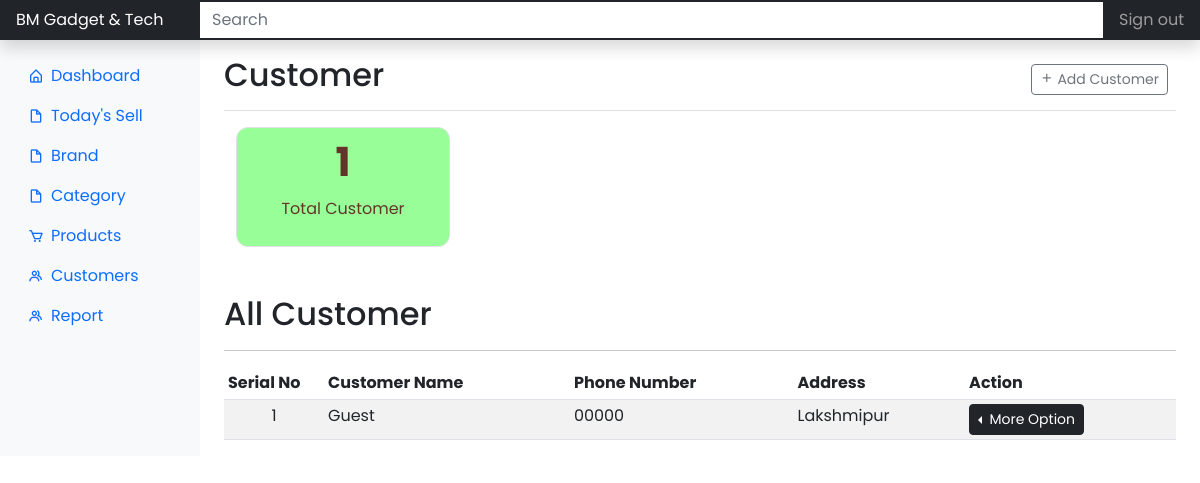
/dashboard/customer/ (signed in), run on an earlier commit of the app's database.
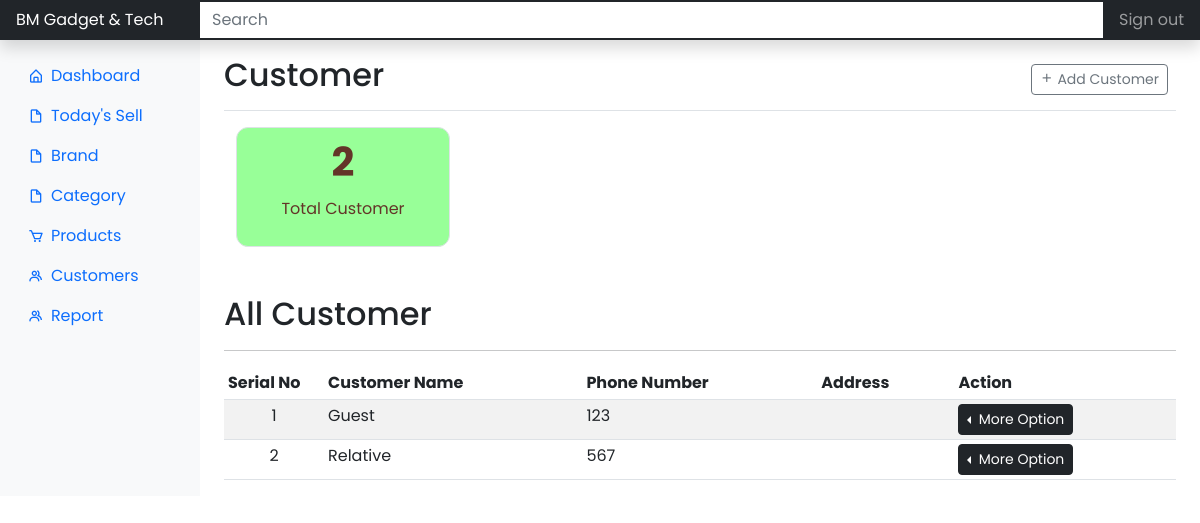
And on a later commit of the database.
### app/models.py (models this page shows)
class Customers(db.Model, UserMixin):
    id = db.Column(db.Integer, primary_key=True)
    customer_name = db.Column(db.String(), nullable=False)
    customer_contact_number = db.Column(db.String())
    customer_address = db.Column(db.String())

### app/dashboard/views.py (the view, shortened to what this page needs)
@dashboard.route('/dashboard/customer/', methods=['GET', 'POST'])
@login_required
def customer():
    customers = Customers.query.all()
    total_customer = Customers.query.paginate()
    form = AddCustomerForm()
    return render_template('dashboard/customer.html', title='Customer', form=form, customers=customers, total_customer=total_customer)

### app/dashboard/forms.py
class AddCustomerForm(FlaskForm):
    customer_name = StringField(
        'Customer Name',
        validators=[DataRequired()]
    )
    customer_contact_number = StringField(
        'Customer Contact Number',
        validators=[
            DataRequired(),
            Length(min=1, max=11)
        ]
    )
    customer_address = TextAreaField('Customer Address')
    submit = SubmitField('Save')

### app/models.py (called while the page is built)
@login_manager.user_loader
def load_user(user_id):
    return Users.query.get(int(user_id))

### app/templates/dashboard/customer.html (shortened to what this page needs)
{% extends 'layouts/root-dashboard.html' %}
{% block body %}
<header class="navbar navbar-dark sticky-top bg-dark flex-md-nowrap p-0 shadow">
	<a class="navbar-brand col-md-3 col-lg-2 me-0 px-3 fs-6" href="#">
		BM Gadget & Tech
	</a>
	<input class="form-control form-control-dark w-100 rounded-0 border-0" type="text" placeholder="Search"
		aria-label="Search" />
	<div class="navbar-nav">
		<div class="nav-item text-nowrap">
			<a class="nav-link px-3" href="#">Sign out </a>
		</div>
	</div>
</header>
<div class="container-fluid">
	<div class="row">
		{% include 'helpers/_dashboard_side_nav.html' %}
		<main class="col-md-9 ms-sm-auto col-lg-10 px-md-4">
			<div
				class="d-flex justify-content-between flex-wrap flex-md-nowrap align-items-center pt-3 pb-2 mb-3 border-bottom">
				<h1 class="h2">Customer</h1>
				<div class="btn-toolbar mb-2 mb-md-0">
					<div class="btn-group me-2">
						<button type="button" class="btn btn-sm btn-outline-secondary" data-bs-toggle="modal"
							data-bs-target="#dailysellModal">
							<i class="bx bx-plus"></i>
							Add Customer
						</button>
					</div>
				</div>
			</div>
			<div class="container">
				<div class="row gap-2 mb-5">
					<div class="col-lg-3">
						<div class="border summery__box bg__mintgreen p-2">
							<h3 class="summery__box-title fs-1 fw-bolder">
								{{ total_customer.total }}
							</h3>
							<p class="summery__subtitle">Total Customer</p>
						</div>
					</div>
				</div>
			</div>
			<h2>All Customer</h2>
			<hr />
			{% if customers %}
			<div class="table-responsive">
				<table class="table table-striped table-sm">
					<thead>
						<tr>
							<th scope="col" width="100">Serial No</th>
							<th scope="col">Customer Name</th>
							<th scope="col">Phone Number</th>
							<th scope="col">Address</th>
							<th scope="col">Action</th>
						</tr>
					</thead>
					<tbody>
						{% for customer in customers %}
						<tr>
							<td class="text-center counters">{{ customer.id }}</td>
							<td>{{ customer.customer_name }}</td>
							<td>{{ customer.customer_contact_number }}</td>
							<td>{{ customer.customer_address }}</td>
							<td>
								<div class="btn-group dropstart">
									<button type="button" class="btn btn-dark btn-sm dropdown-toggle"
										data-bs-toggle="dropdown" aria-expanded="false">
										More Option
									</button>
								</div>
							</td>
						</tr>
						{% endfor %}
					</tbody>
				</table>
			</div>
			{% endif %}
		</main>
	</div>
</div>
{% endblock %}

What changed in the data, as far as the page shows it:
changed Customers "Guest": customer_contact_number "00000" → "123"; customer_address "Lakshmipur" → (not shown)
added Customers: id "2", customer_name "Relative", customer_contact_number "567"
Also different on the page:
{{ total_customer.total }}: "1" → "2"
